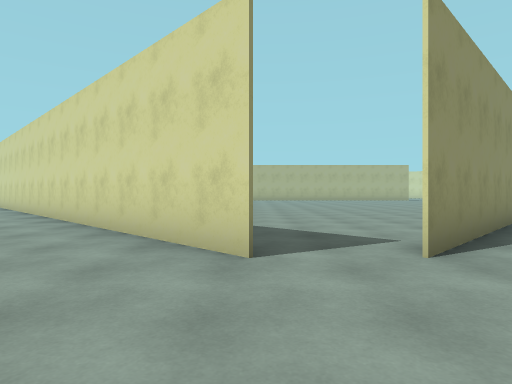
view 1 (above)

18 first-person views from a walk through a 3-D level made in the Unity game engine. The camera is 1.2 m above the floor, looks level and sees 75° across. The floor is counted in squares, 2 m on a side. Each view is taken from the middle of a square. On the plan, view 1 faces up. The plan holds only what a view shows up to about 10 squares ahead; the rest is blank. The place goes on beyond the plan. The player is left out.

view 2
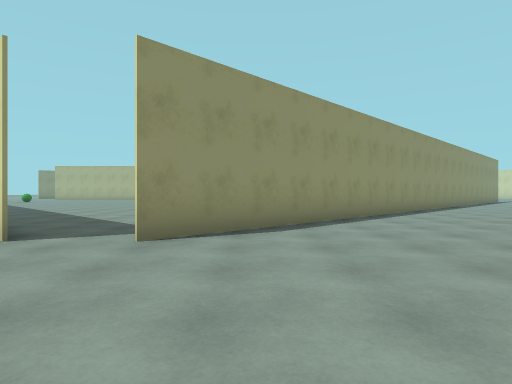

view 3
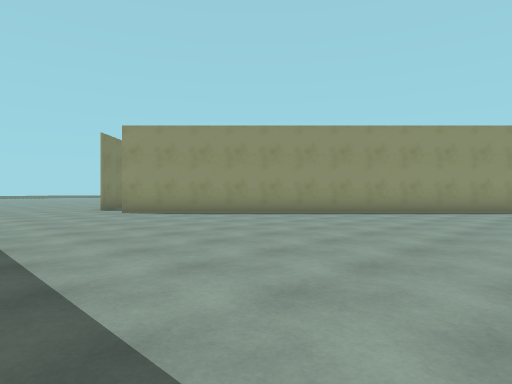

view 4
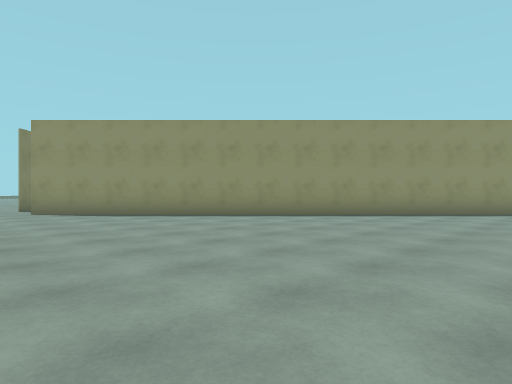

view 5
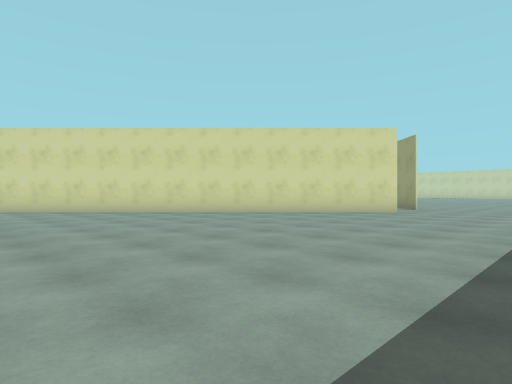

view 6
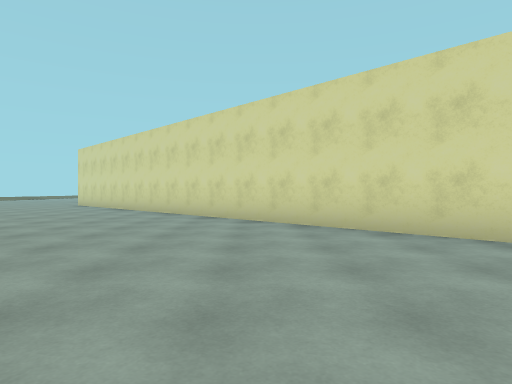

view 7
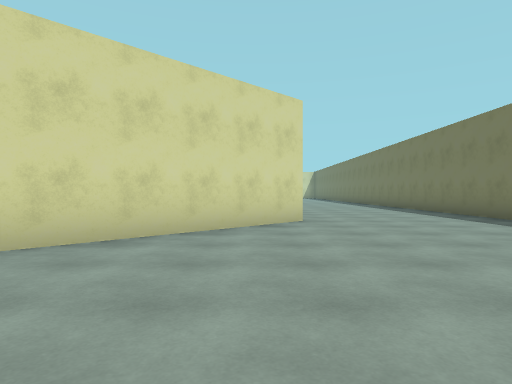

view 8
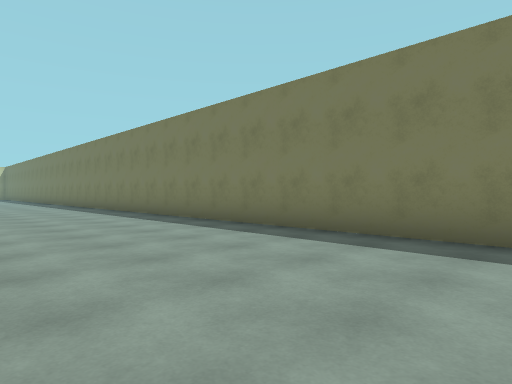

view 9
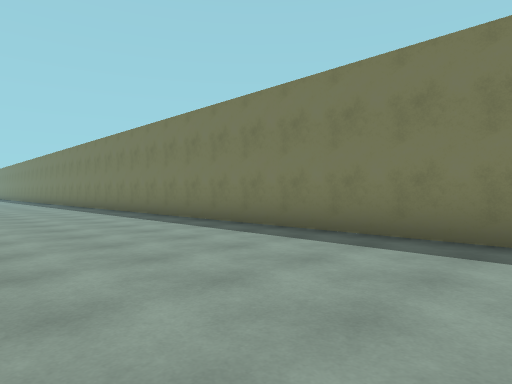

view 10
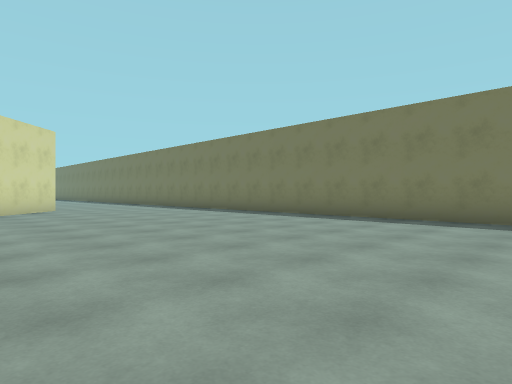

view 11
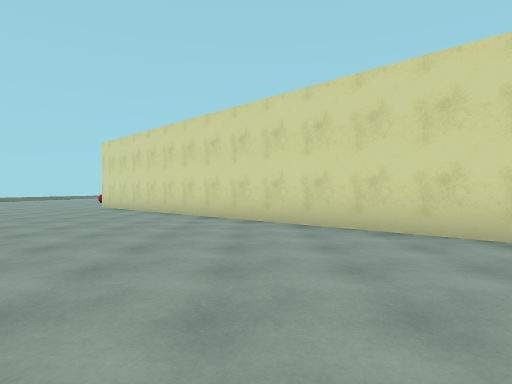

view 12
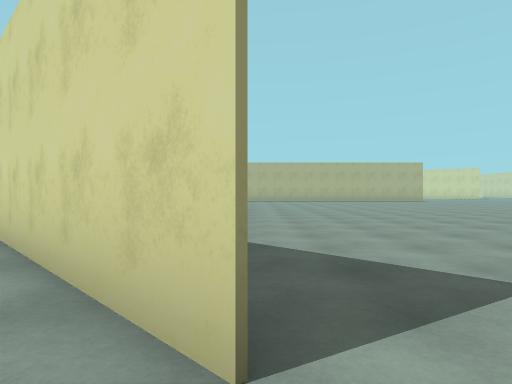

view 13
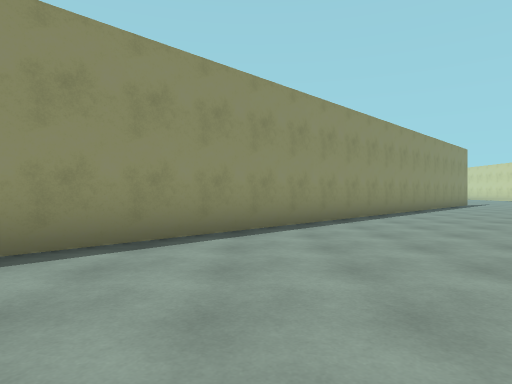

view 14
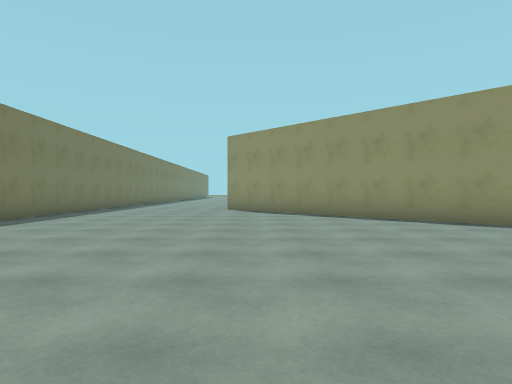

view 15
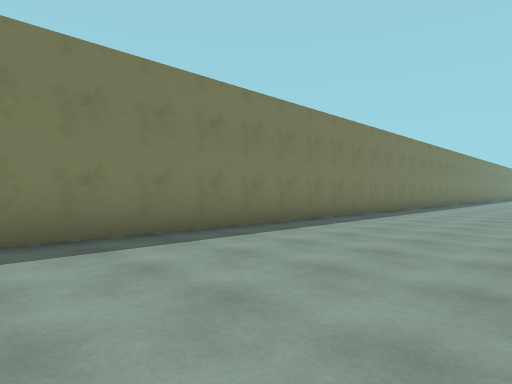

view 16
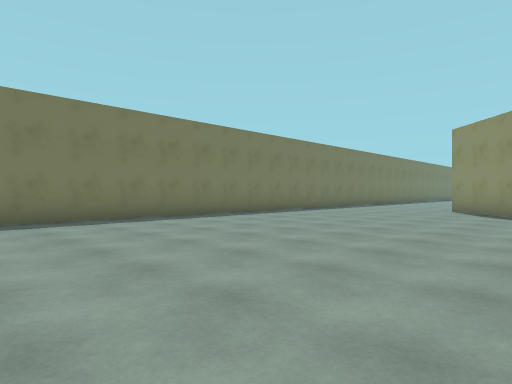

view 17
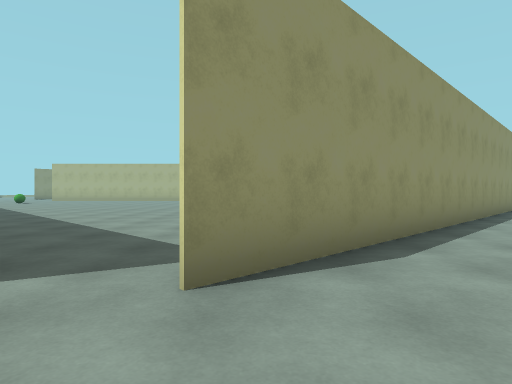

view 18
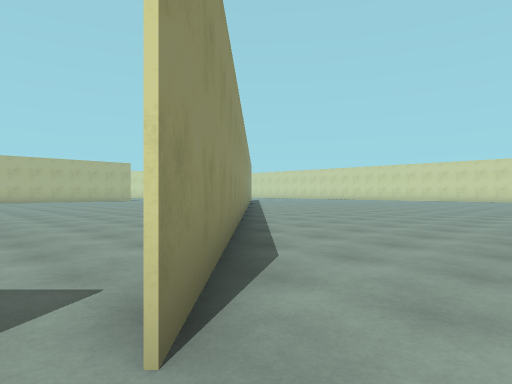

### Floor plan
Points are (right, up) in squares from view 1. A wall is a line through its corners. A room is listed if a view was taken in it or the views show most of it. See-through windows are left out.
Room 1 (views 1, 2, 3, 4, 5, 6, 7, 8, 9, 10, 11, 12, 13, 14, 15, 16, 17, 18)
walls: (-0.1, 3) (-12.5, 15.5); (-11.5, -1.5) (12.5, -1.5); (12.5, 14) (1.5, 2.9)
ways out: opening at (1, 4)

Where each view was taken, in squares from view 1:
view 1: 0 up, 0 right, facing up
view 2: 1 down, 3 right, facing up
view 3: 1 down, 11 right, facing up-left
view 4: 1 up, 12 right, facing up-left
view 5: 1 down, 10 left, facing up-right
view 6: 4 up, 8 left, facing up
view 7: 4 up, 7 left, facing right
view 8: 3 up, 7 left, facing down-right
view 9: 3 up, 12 left, facing down-right
view 10: 6 up, 12 left, facing down-right
view 11: 6 up, 10 left, facing up
view 12: 2 up, 0 right, facing up
view 13: 4 up, 8 right, facing up
view 14: 4 up, 13 right, facing left
view 15: 3 up, 13 right, facing down-left
view 16: 6 up, 13 right, facing down-left
view 17: 1 up, 2 right, facing up
view 18: 2 up, 1 right, facing up-right
